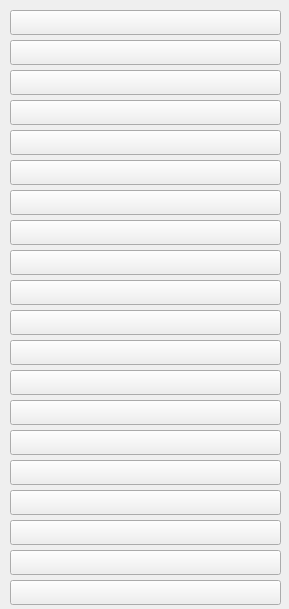
    <widget class="QWidget" name="scrollAreaWidgetContents_3">
     <property name="geometry">
      <rect>
       <x>0</x>
       <y>0</y>
       <width>289</width>
       <height>609</height>
      </rect>
     </property>
     <widget class="QPushButton" name="pushButton_3">
      <property name="geometry">
       <rect>
        <x>10</x>
        <y>10</y>
        <width>271</width>
        <height>25</height>
       </rect>
      </property>
      <property name="mouseTracking">
       <bool>false</bool>
      </property>
      <property name="text">
       <string/>
      </property>
     </widget>
     <widget class="QPushButton" name="pushButton_4">
      <property name="geometry">
       <rect>
        <x>10</x>
        <y>40</y>
        <width>271</width>
        <height>25</height>
       </rect>
      </property>
      <property name="text">
       <string/>
      </property>
     </widget>
     <widget class="QPushButton" name="pushButton_5">
      <property name="geometry">
       <rect>
        <x>10</x>
        <y>70</y>
        <width>271</width>
        <height>25</height>
       </rect>
      </property>
      <property name="text">
       <string/>
      </property>
     </widget>
     <widget class="QPushButton" name="pushButton_6">
      <property name="geometry">
       <rect>
        <x>10</x>
        <y>100</y>
        <width>271</width>
        <height>25</height>
       </rect>
      </property>
      <property name="text">
       <string/>
      </property>
     </widget>
     <widget class="QPushButton" name="pushButton_7">
      <property name="geometry">
       <rect>
        <x>10</x>
        <y>130</y>
        <width>271</width>
        <height>25</height>
       </rect>
      </property>
      <property name="text">
       <string/>
      </property>
     </widget>
     <widget class="QPushButton" name="pushButton_8">
      <property name="geometry">
       <rect>
        <x>10</x>
        <y>160</y>
        <width>271</width>
        <height>25</height>
       </rect>
      </property>
      <property name="text">
       <string/>
      </property>
     </widget>
     <widget class="QPushButton" name="pushButton_9">
      <property name="geometry">
       <rect>
        <x>10</x>
        <y>190</y>
        <width>271</width>
        <height>25</height>
       </rect>
      </property>
      <property name="text">
       <string/>
      </property>
     </widget>
     <widget class="QPushButton" name="pushButton_10">
      <property name="geometry">
       <rect>
        <x>10</x>
        <y>220</y>
        <width>271</width>
        <height>25</height>
       </rect>
      </property>
      <property name="text">
       <string/>
      </property>
     </widget>
     <widget class="QPushButton" name="pushButton_11">
      <property name="geometry">
       <rect>
        <x>10</x>
        <y>250</y>
        <width>271</width>
        <height>25</height>
       </rect>
      </property>
      <property name="text">
       <string/>
      </property>
     </widget>
     <widget class="QPushButton" name="pushButton_12">
      <property name="geometry">
       <rect>
        <x>10</x>
        <y>280</y>
        <width>271</width>
        <height>25</height>
       </rect>
      </property>
      <property name="text">
       <string/>
      </property>
     </widget>
     <widget class="QPushButton" name="pushButton_13">
      <property name="geometry">
       <rect>
        <x>10</x>
        <y>310</y>
        <width>271</width>
        <height>25</height>
       </rect>
      </property>
      <property name="text">
       <string/>
      </property>
     </widget>
     <widget class="QPushButton" name="pushButton_14">
      <property name="geometry">
       <rect>
        <x>10</x>
        <y>340</y>
        <width>271</width>
        <height>25</height>
       </rect>
      </property>
      <property name="text">
       <string/>
      </property>
     </widget>
     <widget class="QPushButton" name="pushButton_15">
      <property name="geometry">
       <rect>
        <x>10</x>
        <y>370</y>
        <width>271</width>
        <height>25</height>
       </rect>
      </property>
      <property name="text">
       <string/>
      </property>
     </widget>
     <widget class="QPushButton" name="pushButton_16">
      <property name="geometry">
       <rect>
        <x>10</x>
        <y>400</y>
        <width>271</width>
        <height>25</height>
       </rect>
      </property>
      <property name="text">
       <string/>
      </property>
     </widget>
     <widget class="QPushButton" name="pushButton_17">
      <property name="geometry">
       <rect>
        <x>10</x>
        <y>430</y>
        <width>271</width>
        <height>25</height>
       </rect>
      </property>
      <property name="text">
       <string/>
      </property>
     </widget>
     <widget class="QPushButton" name="pushButton_18">
      <property name="geometry">
       <rect>
        <x>10</x>
        <y>460</y>
        <width>271</width>
        <height>25</height>
       </rect>
      </property>
      <property name="text">
       <string/>
      </property>
     </widget>
     <widget class="QPushButton" name="pushButton_19">
      <property name="geometry">
       <rect>
        <x>10</x>
        <y>490</y>
        <width>271</width>
        <height>25</height>
       </rect>
      </property>
      <property name="text">
       <string/>
      </property>
     </widget>
     <widget class="QPushButton" name="pushButton_20">
      <property name="geometry">
       <rect>
        <x>10</x>
        <y>520</y>
        <width>271</width>
        <height>25</height>
       </rect>
      </property>
      <property name="text">
       <string/>
      </property>
     </widget>
     <widget class="QPushButton" name="pushButton_21">
      <property name="geometry">
       <rect>
        <x>10</x>
        <y>550</y>
        <width>271</width>
        <height>25</height>
       </rect>
      </property>
      <property name="text">
       <string/>
      </property>
     </widget>
     <widget class="QPushButton" name="pushButton_22">
      <property name="geometry">
       <rect>
        <x>10</x>
        <y>580</y>
        <width>271</width>
        <height>25</height>
       </rect>
      </property>
      <property name="text">
       <string/>
      </property>
     </widget>
    </widget>
